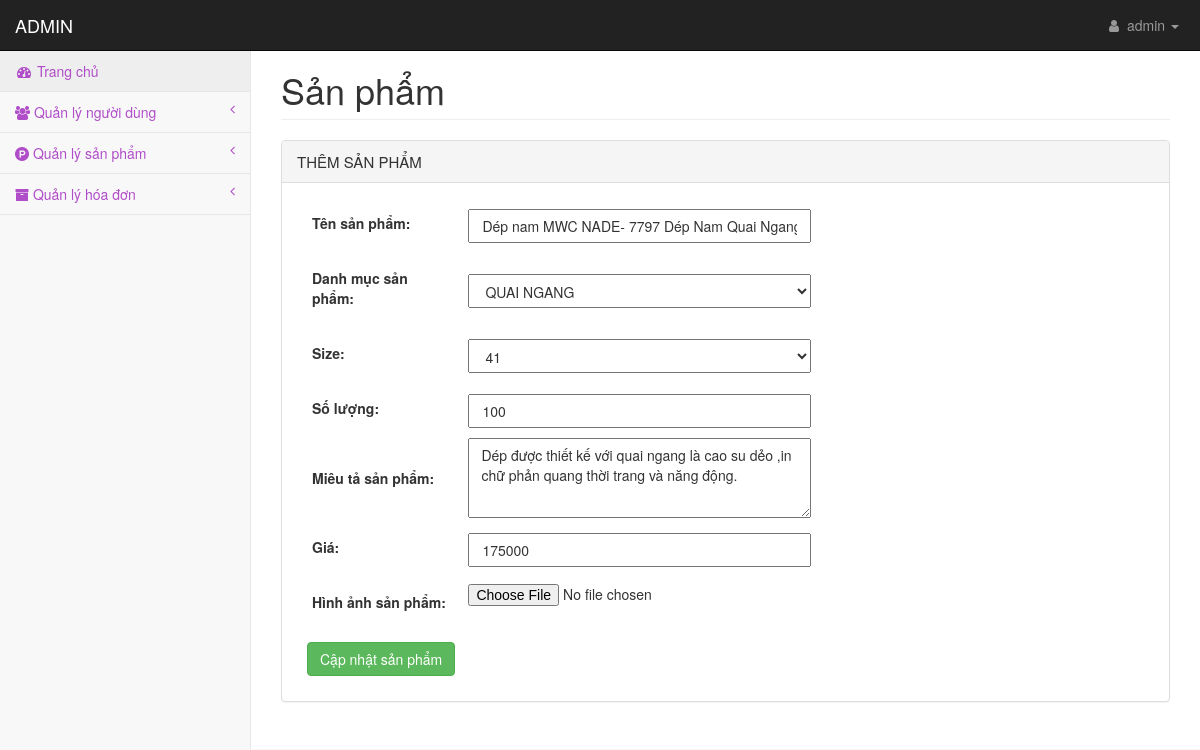
The page /admin/pages/productedit.php?productid=0 (signed in) on the database as committed earlier.
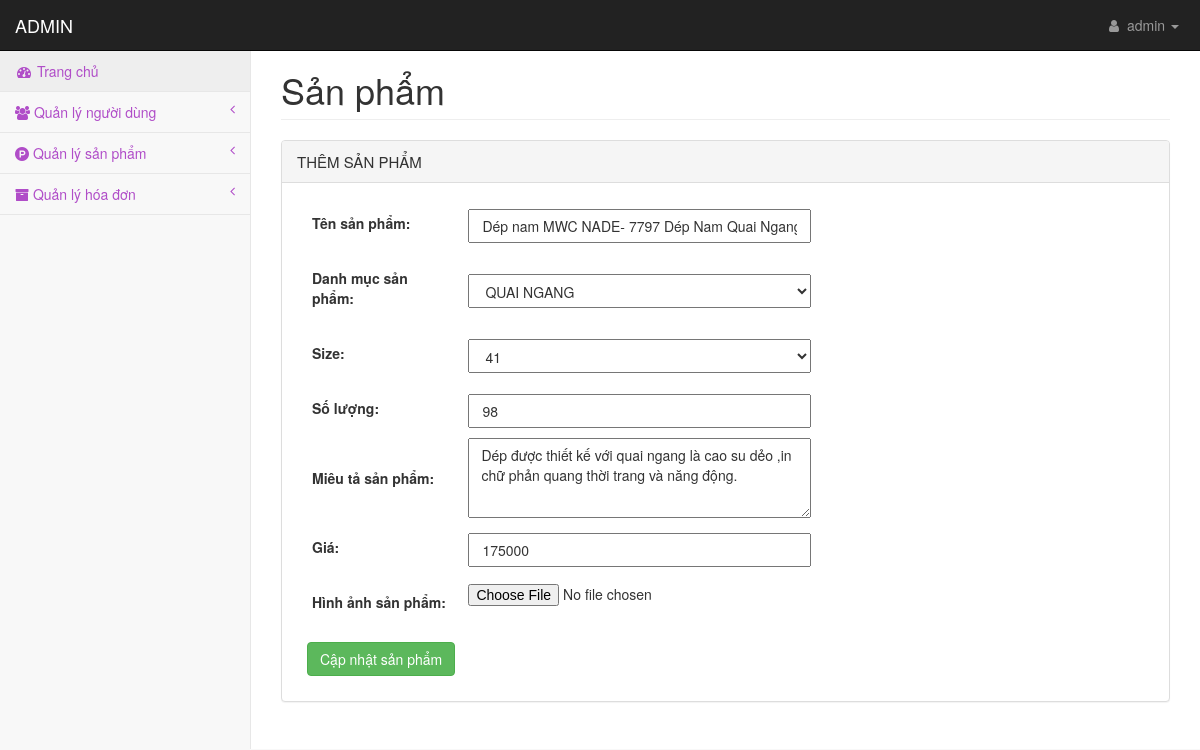
The same page on the database as committed later.
### tables this page shows
CREATE TABLE `tbl_sanpham` (
  `maSanPham` int(11) NOT NULL,
  `maLoai` int(11) NOT NULL,
  `tenSanPham` varchar(255) NOT NULL,
  `sizeSanPham` varchar(255) NOT NULL,
  `soLuongSanPham` varchar(255) NOT NULL,
  `mieuTaSanPham` mediumtext NOT NULL,
  `giaSanPham` varchar(255) NOT NULL,
  `trangThaiSanPham` varchar(255) NOT NULL DEFAULT '1',
  `hinhAnhSanPham` varchar(255) NOT NULL
);

CREATE TABLE `tbl_loaisanpham` (
  `maLoai` int(11) NOT NULL,
  `tenLoai` varchar(255) NOT NULL
);

### admin/lib/database.php (called while the page is built, shortened)
<?php
Class Database{
   public $host   = DB_HOST;
   public $user   = DB_USER;
   public $pass   = DB_PASS;
   public $dbname = DB_NAME;
   public $link;
private function connectDB(){
   $this->link = new mysqli($this->host, $this->user, $this->pass,
    $this->dbname);
 }
public function select($query){
  $result = $this->link->query($query) or
   die($this->link->error.__LINE__);
  if($result->num_rows > 0){
    return $result;
  } else {
    return false;
  }
 }
}

### admin/classes/product.php (called while the page is built, shortened)
<?php
	include_once '../lib/database.php';
?>
<?php
	class product
	{
		private $db;
		public function __construct()
		{
			$this->db = new Database();
		}
		public function getproductbyId($id){
			$query = "SELECT * FROM tbl_sanpham WHERE maSanPham = '$id' ";
			$result = $this->db->select($query);
			return $result;
		}
	}
?>

### admin/classes/category.php (called while the page is built, shortened)
<?php
	require_once '../lib/database.php';
?>
<?php
	class category
	{
		private $db;
		public function __construct()
		{
			$this->db = new Database();
		}
		public function show_category()
		{
			$query = "SELECT * FROM tbl_loaisanpham ORDER BY maLoai ASC";
			$result = $this->db->select($query);
			return $result;
		}
	}
?>

### admin/pages/productedit.php (the view, shortened to what the changed rows need)
<?php include 'header.php'; ?>
<?php include_once '../classes/category.php'; ?>
<?php include_once '../classes/product.php'; ?>
<?php
    $prod = new product();
    if (!isset($_GET['productid']) || $_GET['productid'] == ''){
        echo "<script>window.location = 'product.php'</script>";
    }else{
        $id = $_GET['productid'];
    }
?>
            <div id="page-wrapper">
                <div class="container-fluid">
                    <div class="row">
                        <div class="col-lg-12">
                            <h1 class="page-header">Sản phẩm</h1>
                        </div>
                    </div>
                    <div class="panel panel-default">
                        <div class="panel-body">
                        <?php
                            $get_product_by_id = $prod->getproductbyId($id);
                            if ($get_product_by_id){
                                while ($result_prod = $get_product_by_id->fetch_assoc()) {
                        ?>
                            <form action="" method="POST" enctype="multipart/form-data" name="formUser" onsubmit="return validationForm();">
                                <table style="width: 100%;">
                                <tr>
                                    <td class="tabLabel">
                                        <label class="labelAddProduct">Tên sản phẩm: </label>
                                    </td>
                                    <td>
                                        <input type="text" name="tenSanPham" value="<?php echo $result_prod['tenSanPham'] ?>" class="inputAddProduct" autofocus required>
                                    </td>
                                </tr>
                                <tr>
                                    <td class="tabLabel">
                                        <label class="labelAddProduct">Danh mục sản phẩm: </label>
                                    </td>
                                    <td>
                                        <select class="inputAddProduct" name="maLoai" required>
                                            <?php
                                                $cat = new category();
                                                $catlist = $cat->show_category();
                                                if ($catlist){
                                                    while ($result = $catlist->fetch_assoc()) {
                                            ?>
                                            <option
                                            <?php
                                                if ($result['maLoai'] == $result_prod['maLoai'] ){ echo 'selected'; }
                                            ?>
                                            value="<?php echo $result['maLoai']; ?>"><?php echo $result['tenLoai']; ?>
                                            </option>
                                            <?php
                                                }
                                            }
                                            ?>
                                        </select>
                                    </td>
                                </tr>
                                <tr>
                                    <td class="tabLabel" >
                                        <label class="labelAddProduct">Size: </label>
                                    </td>
                                    <td>
                                        <select class="inputAddProduct" name="sizeSanPham" required>
                                            <?php
                                                $i= 36;
                                                while ($i < 46){
                                                    $i++;
                                            ?>
                                            <option
                                            <?php
                                                if ($result_prod['sizeSanPham'] == $i){ echo 'selected'; }
                                            ?>
                                                value="<?php echo $i ?>"><?php echo $i ?>
                                            </option>
                                            <?php
                                                }
                                            ?>
                                        </select>
                                    </td>
                                </tr>
                                <tr>
                                    <td class="tabLabel">
                                        <label class="labelAddProduct">Số lượng: </label>
                                    </td>
                                    <td>
                                        <input type="text" name="soLuongSanPham" value="<?php echo $result_prod['soLuongSanPham'] ?>" class="inputAddProduct" required>
                                    </td>
                                </tr>
                                 <tr>
                                    <td class="tabLabel">
                                        <label class="labelAddProduct">Miêu tả sản phẩm: </label>
                                    </td>
                                    <td>
                                        <textarea name="mieuTaSanPham" rows="2" cols="25" class="inputAddProduct" style="height: 80px;" required><?php echo $result_prod['mieuTaSanPham'] ?></textarea>
                                    </td>
                                </tr>
                                 <tr>
                                    <td class="tabLabel">
                                        <label class="labelAddProduct">Giá: </label>
                                    </td>
                                    <td>
                                        <input type="text" name="giaSanPham" value="<?php echo $result_prod['giaSanPham'] ?>" class="inputAddProduct" required>
                                    </td>
                                </tr>
                                <tr>
                                    <td class="tabLabel">
                                        <label class="labelAddProduct">Hình ảnh sản phẩm: </label>
                                    </td>
                                    <td>
                                        <input name="image" type="file" accept="image/*" onchange="loadFile(event)" >
                                    </td>
                                </tr>
                                 </table>
                                 <input type="submit" name="submit" value="Cập nhật sản phẩm" class="btn btn-success" style="margin: 10px;">
                            </form>
                            <?php
                                }
                            }
                            ?>
                         </div>
                    </div>
                                </div>
                            </div>
                        </div>
        <link rel="stylesheet" type="text/css" href="../css/style.css">
    </body>
</html>

Rows that differ between the two databases and show on the page:
changed tbl_sanpham "Dép nam MWC NADE- 7797 Dép Nam Quai Ngang Phối Chữ Phản Quang": soLuongSanPham "100" → "98"
